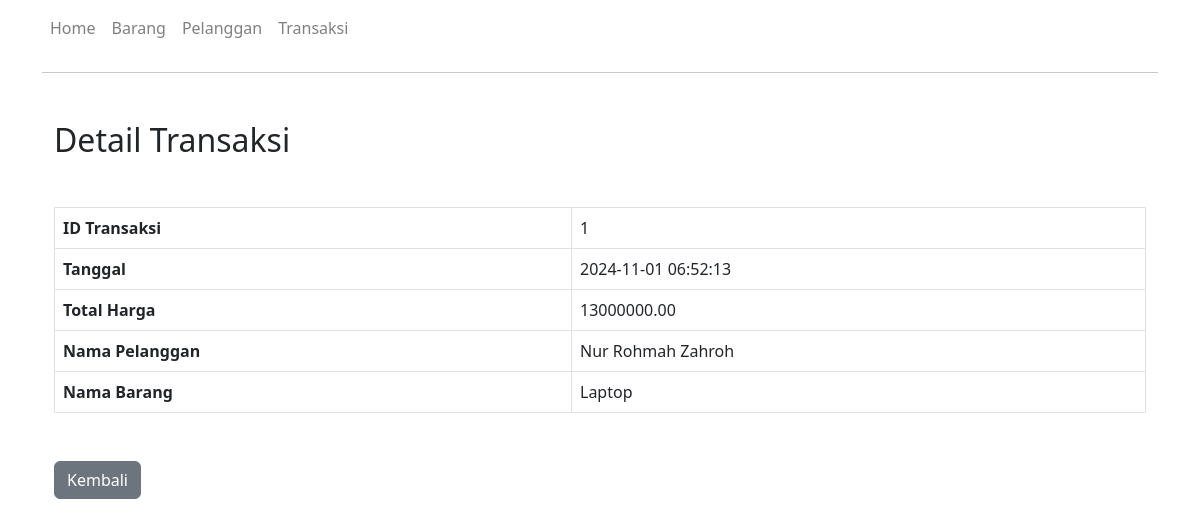
The app's page /public/transaksi/detail/1 with its own data.
### tables this page shows
CREATE TABLE `transaksi` (
  `id_transaksi` int(11) NOT NULL,
  `kd_barang` varchar(10) NOT NULL,
  `id_pelanggan` varchar(10) NOT NULL,
  `jumlah` int(11) NOT NULL,
  `total_harga` decimal(10,2) NOT NULL,
  `tanggal` datetime DEFAULT current_timestamp()
);

CREATE TABLE `pelanggan` (
  `id_pelanggan` varchar(10) NOT NULL,
  `nm_pelanggan` varchar(100) NOT NULL,
  `alamat` text NOT NULL
);

CREATE TABLE `barang` (
  `kd_barang` varchar(10) NOT NULL,
  `nm_barang` varchar(100) NOT NULL,
  `harga` decimal(10,2) NOT NULL,
  `stok` int(11) NOT NULL
);

### app/controllers/TransaksiController.php (called while the page is built, shortened)
<?php
class TransaksiController extends Controller {
    public function detail($id) {
        $data['transaksi'] = $this->model('Transaksi')->getById($id);
        $data['title'] = 'Detail Pelanggan';
        $this->view('transaksi/detail', $data);
    }
}

### app/core/App.php (called while the page is built, shortened)
<?php
class App {
    protected $method = 'index';
    public function __construct() {
        $url = $this->parseURL();
        if (isset($url[0]) && file_exists('../app/controllers/' . ucfirst($url[0]) . 'Controller.php')) {
            unset($url[0]);
        }
        $this->controller = new $this->controller;
        if (isset($url[1]) && method_exists($this->controller, $url[1])) {
            $this->method = $url[1];
            unset($url[1]);
        }
        $this->params = $url ? array_values($url) : [];
        call_user_func_array([$this->controller, $this->method], $this->params);
    }
    private function parseURL() {
        if (isset($_GET['url'])) {
            return explode('/', filter_var(rtrim($_GET['url'], '/'), FILTER_SANITIZE_URL));
        }
        return [];
    }
}

### public/index.php (called while the page is built, shortened)
<?php
$app = new App();

### app/models/Transaksi.php (called while the page is built, shortened)
<?php
class Transaksi {
    private $table = 'transaksi';
    private $db;
    public function __construct() {
        $this->db = new Database();
    }
    public function getById($id_transaksi) {
        $stmt = $this->db->query("SELECT t.*, p.nm_pelanggan, b.nm_barang
                                  FROM $this->table t
                                  JOIN pelanggan p ON t.id_pelanggan = p.id_pelanggan
                                  JOIN barang b ON t.kd_barang = b.kd_barang
                                  WHERE t.id_transaksi = :id_transaksi");
        $stmt->bindParam(':id_transaksi', $id_transaksi);
        $stmt->execute();
        return $stmt->fetch(PDO::FETCH_ASSOC);
    }
}

### app/core/Database.php (called while the page is built)
<?php
class Database {
    private $host = 'localhost';
    private $db_name = 'dbpenjualan_0057';
    private $username = 'root';
    private $password = '';
    public $conn;
    public function __construct() {
        $this->conn = new PDO("mysql:host={$this->host};dbname={$this->db_name}", $this->username, $this->password);
    }
    public function query($query) {
        return $this->conn->prepare($query);
    }
}

### app/views/transaksi/detail.php (the view)
<div class="container mt-5">
    <h2>Detail Transaksi</h2>
    <table class="table table-bordered mt-5 mb-5">
        <tr>
            <th>ID Transaksi</th>
            <td><?= htmlspecialchars($data['transaksi']['id_transaksi']) ?></td>
        </tr>
        <tr>
            <th>Tanggal</th>
            <td><?= htmlspecialchars($data['transaksi']['tanggal']) ?></td>
        </tr>
        <tr>
            <th>Total Harga</th>
            <td><?= htmlspecialchars($data['transaksi']['total_harga']) ?></td>
        </tr>
        <tr>
            <th>Nama Pelanggan</th>
            <td><?= htmlspecialchars($data['transaksi']['nm_pelanggan']) ?></td>
        </tr>
        <tr>
            <th>Nama Barang</th>
            <td><?= htmlspecialchars($data['transaksi']['nm_barang']) ?></td>
        </tr>
    </table>
    <a href="<?= BASEURL; ?>/transaksi" class="btn btn-secondary">Kembali</a>
</div>

### records on screen
transaksi: id_transaksi "1", tanggal "2024-11-01 06:52:13", total_harga "13000000.00", id_pelanggan.nm_pelanggan "Nur Rohmah Zahroh", kd_barang.nm_barang "Laptop"
